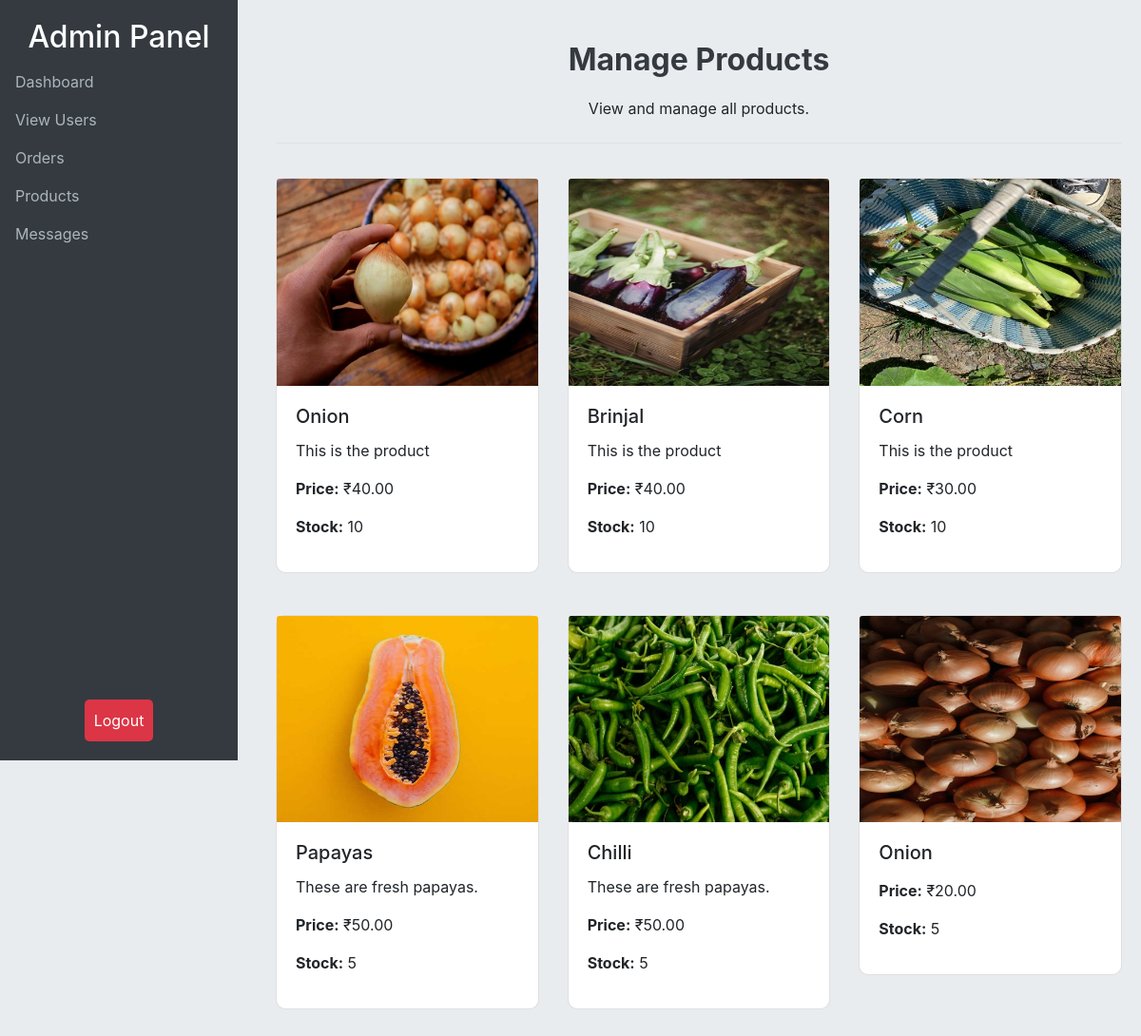
Screenshot of /custom_admin/manage_products/ with the database file from the repository.
### tomatoes/models.py (models this page shows, shortened)
class Product(models.Model):
    pid = ShortUUIDField(unique=True, length=10, max_length=20, prefix="prd")
    user = models.ForeignKey(User, on_delete=models.CASCADE)
    title = models.CharField(max_length=100, default="Fresh Tomato")
    image = models.ImageField(upload_to="Products", default="product.jpg")
    description = models.TextField(null=True, blank=True, default="This is the product")
    price = models.DecimalField(max_digits=99999999999999, decimal_places=2, default="1.99")
    stock_count = models.CharField(max_length=100, default="10", null=True, blank=True)
    life = models.CharField(max_length=100, default="14", null=True, blank=True)
    mfg_date = models.DateTimeField(auto_now_add=False, null=True, blank=True)
    product_status = models.CharField(choices=STATUS, max_length=10, default="in_review")
    status = models.BooleanField(default=True)
    in_stock = models.BooleanField(default=True)
    featured = models.BooleanField(default=False)
    sku = ShortUUIDField(unique=True, length=4, max_length=10, prefix="sku", default="sku0000")
    date = models.DateTimeField(auto_now_add=True)
    updated = models.DateTimeField(null=True, blank=True)
    class Meta:
        verbose_name_plural = "Products"

### custom_admin/views.py (the view)
# urls.py: path('manage_products/', manage_products, name='manage_products'),
def manage_products(request):
    products = Product.objects.all()  # Fetch all products from the database
    return render(request, 'manage_prod.html', {'products': products})

### templates/manage_prod.html (shortened to what this page needs)
<!DOCTYPE html>
<html lang="en">
<head>
    <link rel="stylesheet" href="https://stackpath.bootstrapcdn.com/bootstrap/4.5.2/css/bootstrap.min.css">
</head>
<body>
    <div class="sidebar">
        <h2 class="text-center">Admin Panel</h2>
        <ul class="nav flex-column">
            <li class="nav-item">
                <a class="nav-link active" href="">Dashboard</a>
            </li>
            <li class="nav-item">
                <a class="nav-link" href="{% url 'manage_users' %}" data-toggle="tooltip"
                    title="Manage user accounts and roles">View Users</a>
            </li>
            <li class="nav-item">
                <a class="nav-link" href="{% url 'manage_orders' %}" data-toggle="tooltip"
                    title="View and manage orders">Orders</a>
            </li>
            <li class="nav-item">
                <a class="nav-link" href="{% url 'manage_products' %}" data-toggle="tooltip"
                    title="Manage product listings">Products</a>
            </li>
            <li class="nav-item">
                <a class="nav-link" href="{% url 'view_messages' %}" data-toggle="tooltip"
                    title="Manage product listings">Messages</a>
            </li>
            <li class="nav-item logout-btn">
                <form action="{% url 'logout' %}" method="post">
                    <button type="submit" class="btn logout-button">Logout</button>
                </form>
            </li>
        </ul>
    </div>
    <div class="content">
        <header class="pt-4 pb-2 mb-3 border-bottom">
            <h1 class="dashboard-header text-center">Manage Products</h1>
            <p class="text-center">View and manage all products.</p>
        </header>
        <div class="row">
            {% for product in products %}
            <div class="col-md-4 mb-4">
                <div class="card">
                    <img src="{{ product.image.url }}" class="card-img-top" alt="{{ product.title }}">
                    <div class="card-body">
                        <h5 class="card-title">{{ product.title }}</h5>
                        <p class="card-text">{{ product.description }}</p>
                        <p><strong>Price:</strong> ₹{{ product.price }}</p>
                        <p><strong>Stock:</strong> {{ product.stock_count }}</p>
                    </div>
                </div>
            </div>
            {% endfor %}
        </div>
    </div>
</body>
</html>

### templates/manage_prod.html (style rules this page uses)
body { background-color: #e9ecef; }
.sidebar { background-color: #343a40; height: 100vh; color: white; position: fixed; padding: 20px 0; width: 250px; }
.sidebar a { color: #adb5bd; text-decoration: none; }
.content { margin-left: 270px; padding: 20px; min-height: 100vh; }
.card { margin-top: 20px; border-radius: 10px; }
.dashboard-header { font-size: 2rem; font-weight: 700; margin-bottom: 20px; color: #343a40; }
.logout-btn { position: absolute; bottom: 20px; width: 100%; text-align: center; }
.logout-button { background-color: #dc3545; color: white; border: none; border-radius: 5px; padding: 10px; cursor: pointer; }

### rows the page displays
Product: image (picture), title "Onion", description "This is the product", price "40.00", stock_count "10"
Product: image (picture), title "Brinjal", description "This is the product", price "40.00", stock_count "10"
Product: image (picture), title "Corn", description "This is the product", price "30.00", stock_count "10"
Product: image (picture), title "Papayas", description "These are fresh papayas.", price "50.00", stock_count "5"
Product: image (picture), title "Chilli", description "These are fresh papayas.", price "50.00", stock_count "5"
Product: image (picture), title "Onion", price "20.00", stock_count "5"
